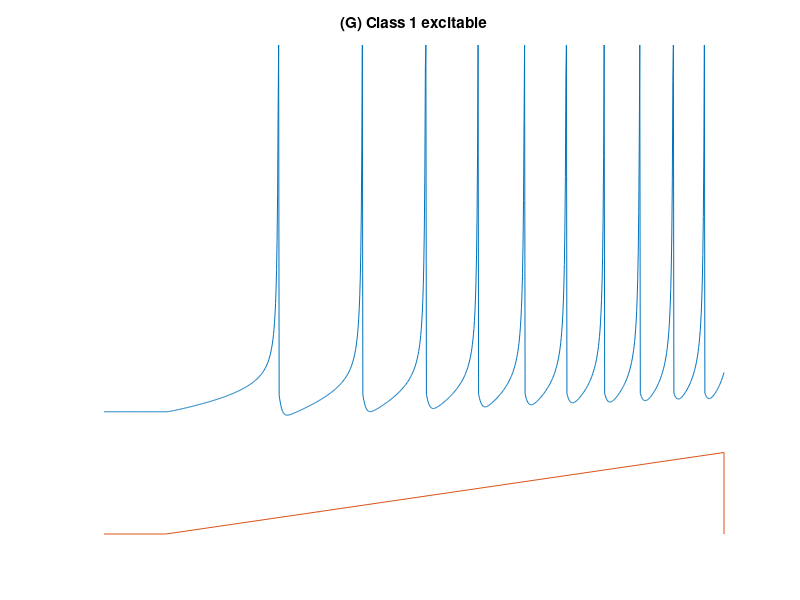

Recreate this plot in MATLAB.
a=0.02; b=-0.1; c=-55; d=6;
V=-60; u=b*V;
VV=[]; uu=[];
tau = 0.25; tspan = 0:tau:300;
T1=30;
for t=tspan
    if (t>T1) 
        I=(0.075*(t-T1)); 
    else
        I=0;
    end;
    V = V + tau*(0.04*V^2+4.1*V+108-u+I);
    u = u + tau*a*(b*V-u);
    if V > 30
        VV(end+1)=30;
        V = c;
        u = u + d;
    else
        VV(end+1)=V;
    end;
    uu(end+1)=u;
end;
plot(tspan,VV,[0 T1 max(tspan) max(tspan)],-90+[0 0 20 0]);
axis([0 max(tspan) -90 30])
axis off;
title('(G) Class 1 excitable');